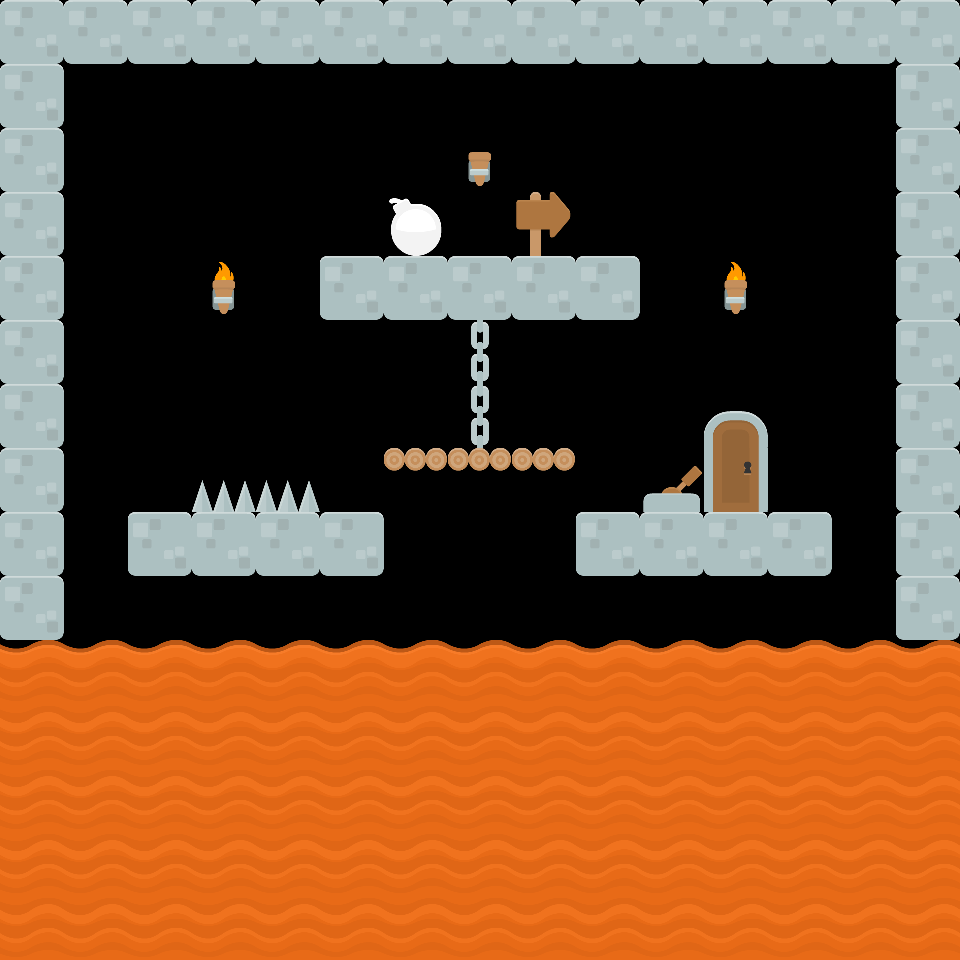

The image is a tile-based game level rendered from a .tmx file. Its description and complete source (layers, tilesets, objects, tile grids) follow:
An orthogonal 15x15 tile map with 64x64 px tiles, 1 tile layer (Tile Layer 1) and 26 objects.

<map version="1.0" tiledversion="1.0.3" orientation="orthogonal" renderorder="right-down" width="15" height="15" tilewidth="64" tileheight="64" nextobjectid="1">
 <tileset firstgid="1" name="kenny_platformer_64x64" tilewidth="64" tileheight="64" tilecount="80" columns="5">
  <image source="../tiles/kenny_platformer_64x64.png" width="320" height="1024" />
  <tile id="0">
   <properties>
    <property name="collides" type="bool" value="true" />
   </properties>
  </tile>
  <tile id="1">
   <properties>
    <property name="collides" type="bool" value="true" />
   </properties>
  </tile>
  <tile id="2">
   <properties>
    <property name="collides" type="bool" value="true" />
   </properties>
  </tile>
  <tile id="3">
   <properties>
    <property name="collides" type="bool" value="true" />
    <property name="type" value="lava" />
   </properties>
   <objectgroup draworder="index" />
  </tile>
  <tile id="4">
   <properties>
    <property name="collides" type="bool" value="true" />
   </properties>
   <objectgroup draworder="index">
    <object id="3" x="0" y="0" width="63" height="23" />
   </objectgroup>
  </tile>
  <tile id="5">
   <properties>
    <property name="collides" type="bool" value="true" />
   </properties>
  </tile>
  <tile id="6">
   <properties>
    <property name="collides" type="bool" value="true" />
   </properties>
  </tile>
  <tile id="7">
   <properties>
    <property name="collides" type="bool" value="true" />
   </properties>
   <objectgroup draworder="index">
    <object id="11" x="5" y="8" width="33" height="29" />
    <object id="12" x="18" y="0" width="11" height="64" />
    <object id="14" x="38" y="0">
     <polygon points="0,0 4,0 20,19 20,27 4,45 0,46" />
    </object>
   </objectgroup>
  </tile>
  <tile id="8">
   <properties>
    <property name="collides" type="bool" value="true" />
    <property name="type" value="lava" />
   </properties>
   <objectgroup draworder="index">
    <object id="5" x="0" y="4">
     <polygon points="0,0 9,4 24,4 41,-3 54,-3 64,0 64,60 0,60" />
    </object>
   </objectgroup>
  </tile>
  <tile id="9">
   <properties>
    <property name="collides" type="bool" value="true" />
   </properties>
   <objectgroup draworder="index">
    <object id="1" x="1" y="1" width="62" height="61" />
   </objectgroup>
  </tile>
  <tile id="10">
   <properties>
    <property name="collides" type="bool" value="true" />
   </properties>
  </tile>
  <tile id="11">
   <properties>
    <property name="collides" type="bool" value="true" />
   </properties>
   <objectgroup draworder="index">
    <object id="1" x="20" y="24" width="23" height="34" />
   </objectgroup>
  </tile>
  <tile id="12">
   <properties>
    <property name="collides" type="bool" value="true" />
   </properties>
  </tile>
  <tile id="13">
   <properties>
    <property name="collides" type="bool" value="true" />
    <property name="type" value="lava" />
   </properties>
   <objectgroup draworder="index">
    <object id="1" x="0" y="0" width="64" height="64" />
   </objectgroup>
  </tile>
  <tile id="14">
   <properties>
    <property name="collides" type="bool" value="true" />
   </properties>
  </tile>
  <tile id="15">
   <properties>
    <property name="collides" type="bool" value="true" />
   </properties>
  </tile>
  <tile id="16">
   <properties>
    <property name="collides" type="bool" value="true" />
   </properties>
   <objectgroup draworder="index">
    <object id="3" x="21" y="24" width="21" height="34" />
   </objectgroup>
  </tile>
  <tile id="17">
   <properties>
    <property name="collides" type="bool" value="true" />
   </properties>
  </tile>
  <tile id="18">
   <properties>
    <property name="collides" type="bool" value="true" />
   </properties>
  </tile>
  <tile id="19">
   <properties>
    <property name="collides" type="bool" value="true" />
   </properties>
  </tile>
  <tile id="20">
   <properties>
    <property name="collides" type="bool" value="true" />
   </properties>
  </tile>
  <tile id="21">
   <properties>
    <property name="collides" type="bool" value="true" />
   </properties>
   <objectgroup draworder="index">
    <object id="1" x="20" y="53">
     <polygon points="0,0 0,-29 9,-47 22,-28 22,0 12,5" />
    </object>
   </objectgroup>
  </tile>
  <tile id="22">
   <properties>
    <property name="collides" type="bool" value="true" />
   </properties>
  </tile>
  <tile id="23">
   <properties>
    <property name="collides" type="bool" value="true" />
   </properties>
  </tile>
  <tile id="24">
   <properties>
    <property name="collides" type="bool" value="true" />
   </properties>
  </tile>
  <tile id="25">
   <properties>
    <property name="collides" type="bool" value="true" />
   </properties>
  </tile>
  <tile id="26">
   <properties>
    <property name="collides" type="bool" value="true" />
   </properties>
  </tile>
  <tile id="27">
   <properties>
    <property name="collides" type="bool" value="true" />
   </properties>
  </tile>
  <tile id="28">
   <properties>
    <property name="collides" type="bool" value="true" />
   </properties>
  </tile>
  <tile id="29">
   <properties>
    <property name="collides" type="bool" value="true" />
   </properties>
  </tile>
  <tile id="30">
   <properties>
    <property name="collides" type="bool" value="true" />
   </properties>
  </tile>
  <tile id="31">
   <properties>
    <property name="collides" type="bool" value="true" />
   </properties>
  </tile>
  <tile id="32">
   <properties>
    <property name="collides" type="bool" value="true" />
   </properties>
  </tile>
  <tile id="33">
   <properties>
    <property name="collides" type="bool" value="true" />
   </properties>
   <objectgroup draworder="index">
    <object id="1" x="0" y="16" width="64" height="48" />
   </objectgroup>
  </tile>
  <tile id="34">
   <properties>
    <property name="collides" type="bool" value="true" />
   </properties>
  </tile>
  <tile id="35">
   <properties>
    <property name="collides" type="bool" value="true" />
   </properties>
  </tile>
  <tile id="36">
   <properties>
    <property name="collides" type="bool" value="true" />
   </properties>
  </tile>
  <tile id="37">
   <properties>
    <property name="collides" type="bool" value="true" />
   </properties>
   <objectgroup draworder="index">
    <object id="1" x="14" y="50">
     <polygon points="0,0 5,-10 18,-14 33,-8 35,0 18,3" />
    </object>
    <object id="2" x="26" y="51" width="12" height="13" />
   </objectgroup>
  </tile>
  <tile id="38">
   <properties>
    <property name="collides" type="bool" value="true" />
   </properties>
  </tile>
  <tile id="39">
   <properties>
    <property name="collides" type="bool" value="true" />
   </properties>
  </tile>
  <tile id="40">
   <properties>
    <property name="collides" type="bool" value="true" />
   </properties>
  </tile>
  <tile id="41">
   <properties>
    <property name="collides" type="bool" value="true" />
   </properties>
  </tile>
  <tile id="42">
   <properties>
    <property name="collides" type="bool" value="true" />
   </properties>
  </tile>
  <tile id="43">
   <properties>
    <property name="collides" type="bool" value="true" />
   </properties>
   <objectgroup draworder="index">
    <properties>
     <property name="collides" type="bool" value="true" />
    </properties>
   </objectgroup>
  </tile>
  <tile id="44">
   <properties>
    <property name="collides" type="bool" value="true" />
   </properties>
  </tile>
  <tile id="45">
   <properties>
    <property name="collides" type="bool" value="true" />
   </properties>
  </tile>
  <tile id="46">
   <properties>
    <property name="collides" type="bool" value="true" />
   </properties>
  </tile>
  <tile id="47">
   <properties>
    <property name="collides" type="bool" value="true" />
   </properties>
  </tile>
  <tile id="48">
   <properties>
    <property name="collides" type="bool" value="true" />
   </properties>
  </tile>
  <tile id="49">
   <properties>
    <property name="collides" type="bool" value="true" />
   </properties>
  </tile>
  <tile id="50">
   <properties>
    <property name="collides" type="bool" value="true" />
   </properties>
   <objectgroup draworder="index">
    <object id="1" x="6" y="13" width="52" height="50">
     <ellipse />
    </object>
   </objectgroup>
  </tile>
  <tile id="51">
   <properties>
    <property name="collides" type="bool" value="true" />
   </properties>
  </tile>
  <tile id="52">
   <properties>
    <property name="collides" type="bool" value="true" />
   </properties>
  </tile>
  <tile id="53">
   <properties>
    <property name="collides" type="bool" value="true" />
   </properties>
   <objectgroup draworder="index">
    <object id="2" x="0" y="64">
     <polygon points="0,0 3,-23 14,-35 30,-37 48,-35 59,-25 64,0" />
    </object>
   </objectgroup>
  </tile>
  <tile id="54">
   <properties>
    <property name="collides" type="bool" value="true" />
   </properties>
  </tile>
  <tile id="55">
   <properties>
    <property name="collides" type="bool" value="true" />
   </properties>
  </tile>
  <tile id="56">
   <properties>
    <property name="collides" type="bool" value="true" />
   </properties>
  </tile>
  <tile id="57">
   <properties>
    <property name="collides" type="bool" value="true" />
   </properties>
  </tile>
  <tile id="58">
   <properties>
    <property name="collides" type="bool" value="true" />
   </properties>
   <objectgroup draworder="index">
    <object id="1" x="0" y="0" width="64" height="64" />
   </objectgroup>
  </tile>
  <tile id="59">
   <properties>
    <property name="collides" type="bool" value="true" />
   </properties>
  </tile>
  <tile id="60">
   <properties>
    <property name="collides" type="bool" value="true" />
   </properties>
  </tile>
  <tile id="61">
   <properties>
    <property name="collides" type="bool" value="true" />
   </properties>
  </tile>
  <tile id="62">
   <properties>
    <property name="collides" type="bool" value="true" />
   </properties>
  </tile>
  <tile id="63">
   <properties>
    <property name="collides" type="bool" value="true" />
   </properties>
   <objectgroup draworder="index">
    <object id="3" x="22" y="44" width="20" height="20">
     <ellipse />
    </object>
    <object id="4" x="22" y="0" width="20" height="20">
     <ellipse />
    </object>
    <object id="5" x="22" y="33" width="20" height="20">
     <ellipse />
    </object>
    <object id="6" x="22" y="11" width="20" height="20">
     <ellipse />
    </object>
   </objectgroup>
  </tile>
  <tile id="64">
   <properties>
    <property name="collides" type="bool" value="true" />
   </properties>
  </tile>
  <tile id="65">
   <properties>
    <property name="collides" type="bool" value="true" />
   </properties>
  </tile>
  <tile id="66">
   <properties>
    <property name="collides" type="bool" value="true" />
   </properties>
   <objectgroup draworder="index">
    <object id="1" x="14" y="64">
     <polygon points="0,0 0,-27 -14,-27 -14,-46 50,-46 50,-27 38,-27 38,0" />
    </object>
   </objectgroup>
  </tile>
  <tile id="67">
   <properties>
    <property name="collides" type="bool" value="true" />
   </properties>
   <objectgroup draworder="index">
    <properties>
     <property name="isInteractive" type="bool" value="true" />
    </properties>
    <object id="1" x="4" y="46" width="56" height="18" />
    <object id="2" x="22" y="45">
     <polygon points="0,1 33,-28 41,-19 20,1" />
    </object>
   </objectgroup>
  </tile>
  <tile id="68">
   <properties>
    <property name="collides" type="bool" value="true" />
   </properties>
  </tile>
  <tile id="69">
   <properties>
    <property name="collides" type="bool" value="true" />
   </properties>
  </tile>
  <tile id="70">
   <properties>
    <property name="collides" type="bool" value="true" />
   </properties>
  </tile>
  <tile id="71">
   <properties>
    <property name="collides" type="bool" value="true" />
   </properties>
  </tile>
  <tile id="72">
   <properties>
    <property name="collides" type="bool" value="true" />
   </properties>
  </tile>
  <tile id="73">
   <properties>
    <property name="collides" type="bool" value="true" />
   </properties>
  </tile>
  <tile id="74">
   <properties>
    <property name="collides" type="bool" value="true" />
   </properties>
  </tile>
  <tile id="75">
   <properties>
    <property name="collides" type="bool" value="true" />
   </properties>
  </tile>
  <tile id="76">
   <properties>
    <property name="collides" type="bool" value="true" />
    <property name="type" value="spike" />
   </properties>
   <objectgroup draworder="index">
    <object id="3" x="0" y="64">
     <polygon points="0,0 10,-31 21,0" />
    </object>
    <object id="4" x="21" y="64">
     <polygon points="0,0 10,-31 21,0" />
    </object>
    <object id="5" x="43" y="64">
     <polygon points="0,0 10,-31 21,0" />
    </object>
   </objectgroup>
  </tile>
  <tile id="77">
   <properties>
    <property name="collides" type="bool" value="true" />
   </properties>
  </tile>
  <tile id="78">
   <properties>
    <property name="collides" type="bool" value="true" />
   </properties>
  </tile>
  <tile id="79">
   <properties>
    <property name="collides" type="bool" value="true" />
   </properties>
  </tile>
 </tileset>
 <layer name="Tile Layer 1" width="15" height="15">
  <data encoding="csv">
10,10,10,10,10,10,10,10,10,10,10,10,10,10,10,
10,0,0,0,0,0,0,0,0,0,0,0,0,0,10,
10,0,0,0,0,0,0,12,0,0,0,0,0,0,10,
10,0,0,0,0,0,51,0,8,0,0,0,0,0,10,
10,0,0,22,0,10,10,10,10,10,0,22,0,0,10,
10,0,0,0,0,0,0,64,0,0,0,0,0,0,10,
10,0,0,0,0,0,0,64,0,0,0,54,0,0,10,
10,0,0,77,77,0,5,5,5,0,68,59,0,0,10,
10,0,10,10,10,10,0,0,0,10,10,10,10,0,10,
10,0,0,0,0,0,0,0,0,0,0,0,0,0,10,
9,9,9,9,9,9,9,9,9,9,9,9,9,9,9,
14,14,14,14,14,14,14,14,14,14,14,14,14,14,14,
14,14,14,14,14,14,14,14,14,14,14,14,14,14,14,
14,14,14,14,14,14,14,14,14,14,14,14,14,14,14,
14,14,14,14,14,14,14,14,14,14,14,14,14,14,14
</data>
 </layer>
</map>
